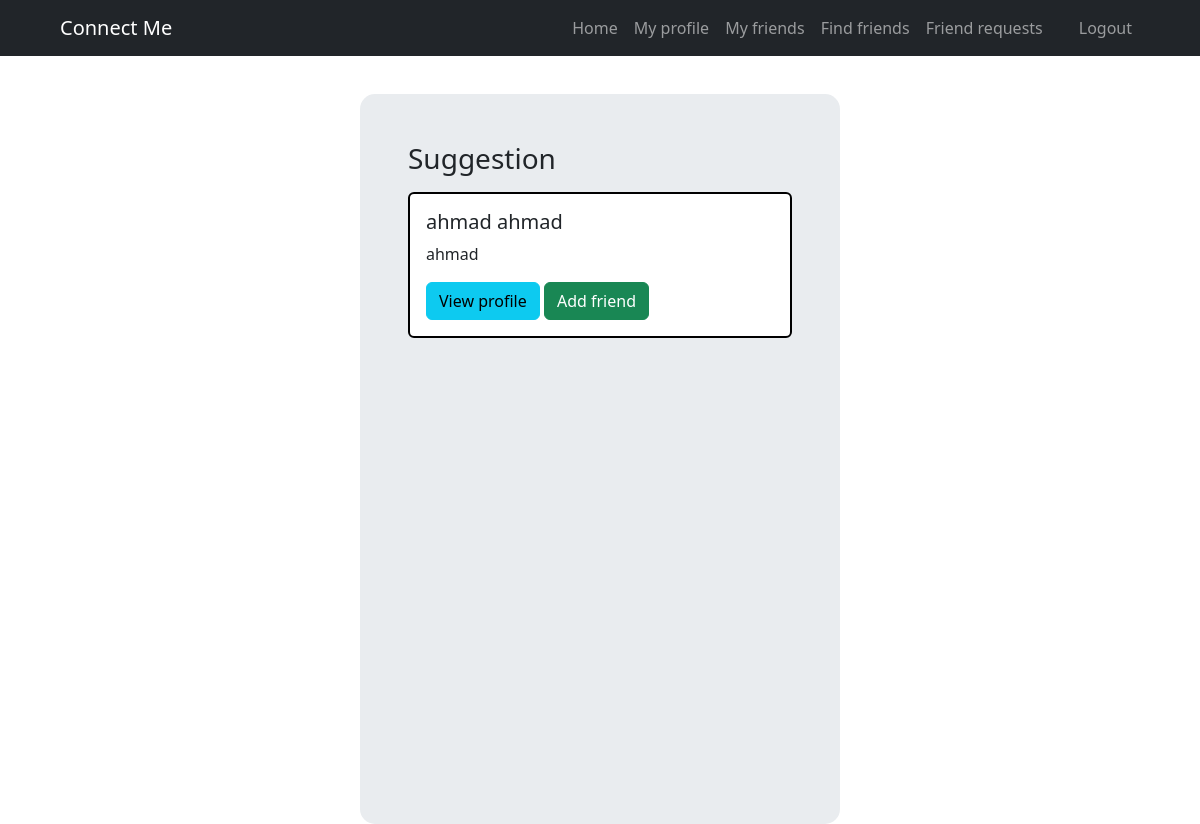
Page /find_friends (signed in) on the committed database.
### mainpro/models.py (models this page shows)
class User (db.Model, UserMixin):
    id = db.Column(db.Integer, primary_key=True)
    first_name = db.Column(db.String(20), nullable=True)
    middle_name = db.Column(db.String(20), nullable=True)
    last_name = db.Column(db.String(20), nullable=True)
    birth_date = db.Column(db.DateTime(), nullable=True)
    profile_image_data = db.Column(db.LargeBinary, nullable=True)
    profile_image_filename = db.Column(db.String(250), nullable=True)
    username = db.Column(db.String(20), unique=True, nullable=False)
    email = db.Column(db.String(120), unique=True, nullable=False)
    password = db.Column(db.String(60), nullable=False )
    posts = db.relationship('Post', backref='author', lazy=True)
    no_of_friends = db.Column(db.Integer, nullable=False, default=0)
    pendings = db.Column(db.Integer, nullable=False, default=0)

### mainpro/routes.py (the view)
@app.route('/find_friends', methods=['GET', 'POST'])
@login_required
def find_friends():
    all_users = ""
    with app.app_context():
        pending_user = db.session.query(
            Friendshiprequest,
            User
        )\
        .filter(Friendshiprequest.user_id == current_user.id)\
        .join(User, User.id == Friendshiprequest.friend_id).all()
        subquery1 = db.session.query(
            Friendship.friend_id
        )\
        .join(User, User.id == current_user.id)\
        .filter(Friendship.user_id == current_user.id)\
        .subquery()
        subquery2 = db.session.query(
            Friendshiprequest.friend_id
        )\
        .filter(Friendshiprequest.user_id == current_user.id)\
        .subquery()
        subquery3 = db.session.query(
            Friendshiprequest.user_id,
        )\
        .filter(Friendshiprequest.friend_id == current_user.id)\
        .join(User, User.id == Friendshiprequest.user_id)\
        .subquery()
        print(subquery3)
        not_friend_users = db.session.query(
            User
        )\
        .filter(User.id != current_user.id, ~User.id.in_(subquery1), ~User.id.in_(subquery2), ~User.id.in_(subquery3))\
        .all()
    return render_template('find_friends.html', data={'pending_user': pending_user, 'not_friend_users': not_friend_users})

### mainpro/models.py (called while the page is built)
@login_manager.user_loader
def load_user(user_id):
    return User.query.get(int(user_id))

### mainpro/templates/find_friends.html (shortened to what this page needs)
{% extends 'base.html' %}
{% block content %}
    <div class='content_friends_requests'>
        <div class='friends_requests_area bg-body-secondary p-5'>
            {% block friends_card %}
                <h3 class='mb-3'>
                Suggestion
                </h3>
                {% for user in data.not_friend_users %}
                    <div class="card my-3 border-black border-2">
                        <div class="card-body">
                            <h5 class="card-title">{{user.first_name }} {{user.middle_name}} </h5>
                            <p class="card-text">{{user.username}}</p>
                            <a href="{{ url_for('view_user_profile', user_id = user.id) }}" class="btn btn-info align-content-end">View profile</a>
                            <a href="{{ url_for('send_request', new_friend_id = user.id) }}" class="btn btn-success align-content-end">Add friend</a>
                        </div>
                    </div>
                {% endfor %}
            {% endblock friends_card %}
        </div>
    </div>
{% endblock content %}

### mainpro/static/base.css (style rules this page uses)
.content_friends_requests { background-color: rgb(255, 255, 255); display: flex; justify-content: center; min-height: 100vh; }
.friends_requests_area { width: 40vw; border: 0px; border-radius: 15px; margin-top:70px; }

### rows in the picture
User: first_name "ahmad", middle_name "ahmad", username "ahmad"
